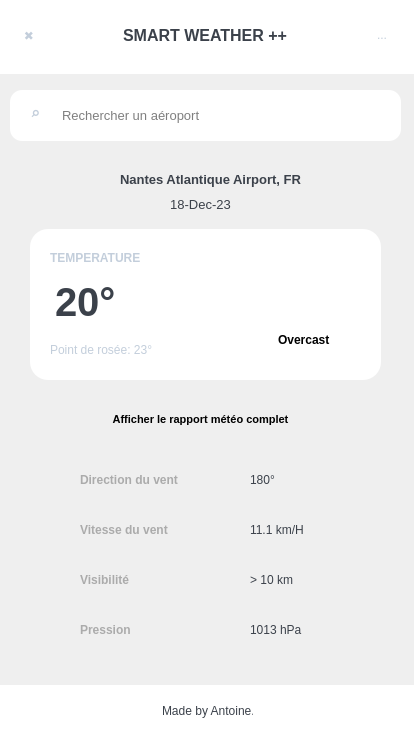
<?xml version="1.0" encoding="UTF-8"?>
<ui version="4.0">
 <class>MainWindow</class>
 <widget class="QMainWindow" name="MainWindow">
  <property name="geometry">
   <rect>
    <x>0</x>
    <y>0</y>
    <width>414</width>
    <height>736</height>
   </rect>
  </property>
  <property name="minimumSize">
   <size>
    <width>414</width>
    <height>736</height>
   </size>
  </property>
  <property name="maximumSize">
   <size>
    <width>414</width>
    <height>736</height>
   </size>
  </property>
  <property name="windowTitle">
   <string>MainWindow</string>
  </property>
  <widget class="QWidget" name="centralwidget">
   <widget class="QWidget" name="widget_header" native="true">
    <property name="geometry">
     <rect>
      <x>0</x>
      <y>0</y>
      <width>414</width>
      <height>74</height>
     </rect>
    </property>
    <property name="styleSheet">
     <string notr="true">background-color: rgb(255, 255, 255);</string>
    </property>
    <widget class="QWidget" name="horizontalLayoutWidget_2">
     <property name="geometry">
      <rect>
       <x>0</x>
       <y>0</y>
       <width>411</width>
       <height>71</height>
      </rect>
     </property>
     <layout class="QHBoxLayout" name="horizontalLayout_2">
      <property name="spacing">
       <number>65</number>
      </property>
      <item>
       <widget class="QPushButton" name="buttonClose">
        <property name="styleSheet">
         <string notr="true">#buttonClose {
        color: rgb(195, 206, 219);
        background-color: white;
        border-style: inset;
        font: 700 12pt &quot;System&quot;;
}
#buttonClose:hover {
        color: rgb(157, 157, 157);
}</string>
        </property>
        <property name="text">
         <string>✖</string>
        </property>
        <property name="checkable">
         <bool>false</bool>
        </property>
       </widget>
      </item>
      <item>
       <widget class="QLabel" name="label_2">
        <property name="font">
         <font>
          <family>Arial</family>
          <pointsize>12</pointsize>
          <italic>false</italic>
          <bold>true</bold>
         </font>
        </property>
        <property name="styleSheet">
         <string notr="true">font: 700 12pt &quot;Arial&quot;;
color: rgb(59, 65, 74);</string>
        </property>
        <property name="text">
         <string>SMART WEATHER ++</string>
        </property>
       </widget>
      </item>
      <item>
       <widget class="QPushButton" name="buttonLicence">
        <property name="styleSheet">
         <string notr="true">#buttonLicence {
        color: rgb(195, 206, 219);
        border-style: inset;
        background-color: rgb(255, 255, 255);
        font: 700 15pt &quot;System&quot;;
}

#buttonLicence:hover {
        color: rgb(157, 157, 157);
}</string>
        </property>
        <property name="text">
         <string>...</string>
        </property>
       </widget>
      </item>
     </layout>
    </widget>
   </widget>
   <widget class="QWidget" name="widget_bottom" native="true">
    <property name="geometry">
     <rect>
      <x>0</x>
      <y>685</y>
      <width>414</width>
      <height>51</height>
     </rect>
    </property>
    <property name="styleSheet">
     <string notr="true">background-color: rgb(255, 255, 255);</string>
    </property>
    <widget class="QLabel" name="label_3">
     <property name="enabled">
      <bool>true</bool>
     </property>
     <property name="geometry">
      <rect>
       <x>162</x>
       <y>10</y>
       <width>91</width>
       <height>31</height>
      </rect>
     </property>
     <property name="sizePolicy">
      <sizepolicy hsizetype="Preferred" vsizetype="Preferred">
       <horstretch>0</horstretch>
       <verstretch>0</verstretch>
      </sizepolicy>
     </property>
     <property name="layoutDirection">
      <enum>Qt::LeftToRight</enum>
     </property>
     <property name="autoFillBackground">
      <bool>false</bool>
     </property>
     <property name="styleSheet">
      <string notr="true">font: 9pt &quot;Arial&quot;;
color: rgb(59, 65, 74);</string>
     </property>
     <property name="text">
      <string>Made by Antoine.</string>
     </property>
    </widget>
   </widget>
   <widget class="QWidget" name="widget_search_bar" native="true">
    <property name="geometry">
     <rect>
      <x>10</x>
      <y>90</y>
      <width>391</width>
      <height>51</height>
     </rect>
    </property>
    <property name="font">
     <font>
      <family>Arial</family>
      <pointsize>20</pointsize>
     </font>
    </property>
    <property name="styleSheet">
     <string notr="true">background-color: rgb(255, 255, 255);
border-radius: 12px;</string>
    </property>
    <widget class="QLineEdit" name="searchAirport">
     <property name="geometry">
      <rect>
       <x>50</x>
       <y>0</y>
       <width>311</width>
       <height>51</height>
      </rect>
     </property>
     <property name="font">
      <font>
       <family>Arial</family>
       <pointsize>10</pointsize>
       <bold>false</bold>
      </font>
     </property>
     <property name="styleSheet">
      <string notr="true">border: none;</string>
     </property>
     <property name="placeholderText">
      <string>Rechercher un aéroport</string>
     </property>
    </widget>
    <widget class="QPushButton" name="buttonSearch">
     <property name="geometry">
      <rect>
       <x>10</x>
       <y>8</y>
       <width>31</width>
       <height>31</height>
      </rect>
     </property>
     <property name="font">
      <font>
       <family>Segoe UI</family>
       <pointsize>13</pointsize>
       <bold>true</bold>
      </font>
     </property>
     <property name="styleSheet">
      <string notr="true">#buttonSearch {
        color: rgb(195, 206, 219);
        background-color: white;
        border-style: inset;
}

#buttonSearch:hover {
        color: rgb(157, 157, 157);
}</string>
     </property>
     <property name="text">
      <string>⌕</string>
     </property>
    </widget>
   </widget>
   <widget class="QWidget" name="widget_infos" native="true">
    <property name="geometry">
     <rect>
      <x>0</x>
      <y>149</y>
      <width>414</width>
      <height>531</height>
     </rect>
    </property>
    <widget class="QLabel" name="nameAirport">
     <property name="geometry">
      <rect>
       <x>20</x>
       <y>15</y>
       <width>381</width>
       <height>31</height>
      </rect>
     </property>
     <property name="font">
      <font>
       <family>Arial</family>
       <pointsize>10</pointsize>
       <italic>false</italic>
       <bold>true</bold>
      </font>
     </property>
     <property name="styleSheet">
      <string notr="true">font: 700 10pt &quot;Arial&quot;;
color: rgb(59, 65, 74);</string>
     </property>
     <property name="text">
      <string>Nantes Atlantique Airport, FR</string>
     </property>
     <property name="alignment">
      <set>Qt::AlignCenter</set>
     </property>
    </widget>
    <widget class="QLabel" name="date">
     <property name="geometry">
      <rect>
       <x>170</x>
       <y>40</y>
       <width>61</width>
       <height>31</height>
      </rect>
     </property>
     <property name="sizePolicy">
      <sizepolicy hsizetype="Preferred" vsizetype="Preferred">
       <horstretch>0</horstretch>
       <verstretch>0</verstretch>
      </sizepolicy>
     </property>
     <property name="font">
      <font>
       <family>Arial</family>
       <pointsize>10</pointsize>
       <italic>false</italic>
       <fontweight>Medium</fontweight>
      </font>
     </property>
     <property name="styleSheet">
      <string notr="true">font: 500 10pt &quot;Arial&quot;;
color: rgb(59, 65, 74);</string>
     </property>
     <property name="text">
      <string>18-Dec-23</string>
     </property>
     <property name="alignment">
      <set>Qt::AlignCenter</set>
     </property>
    </widget>
    <widget class="QWidget" name="widget_meteo" native="true">
     <property name="geometry">
      <rect>
       <x>30</x>
       <y>80</y>
       <width>351</width>
       <height>151</height>
      </rect>
     </property>
     <property name="styleSheet">
      <string notr="true">background-color: rgb(255, 255, 255);
border-radius: 18px;</string>
     </property>
     <widget class="QLabel" name="label_4">
      <property name="enabled">
       <bool>true</bool>
      </property>
      <property name="geometry">
       <rect>
        <x>20</x>
        <y>18</y>
        <width>91</width>
        <height>21</height>
       </rect>
      </property>
      <property name="sizePolicy">
       <sizepolicy hsizetype="Preferred" vsizetype="Preferred">
        <horstretch>0</horstretch>
        <verstretch>0</verstretch>
       </sizepolicy>
      </property>
      <property name="font">
       <font>
        <family>Arial</family>
        <pointsize>9</pointsize>
        <italic>false</italic>
        <bold>true</bold>
       </font>
      </property>
      <property name="layoutDirection">
       <enum>Qt::LeftToRight</enum>
      </property>
      <property name="autoFillBackground">
       <bool>false</bool>
      </property>
      <property name="styleSheet">
       <string notr="true">font: 700 9pt &quot;Arial&quot;;
color: rgb(195, 206, 219);
</string>
      </property>
      <property name="text">
       <string>TEMPERATURE</string>
      </property>
     </widget>
     <widget class="QLabel" name="temperature">
      <property name="geometry">
       <rect>
        <x>25</x>
        <y>38</y>
        <width>91</width>
        <height>69</height>
       </rect>
      </property>
      <property name="font">
       <font>
        <family>Arial</family>
        <pointsize>30</pointsize>
        <italic>false</italic>
        <bold>true</bold>
       </font>
      </property>
      <property name="styleSheet">
       <string notr="true">font: 700 30pt &quot;Arial&quot;;
color: rgb(59, 65, 74);</string>
      </property>
      <property name="text">
       <string>20°</string>
      </property>
     </widget>
     <widget class="QLabel" name="drew_point">
      <property name="enabled">
       <bool>true</bool>
      </property>
      <property name="geometry">
       <rect>
        <x>20</x>
        <y>110</y>
        <width>121</width>
        <height>21</height>
       </rect>
      </property>
      <property name="sizePolicy">
       <sizepolicy hsizetype="Preferred" vsizetype="Preferred">
        <horstretch>0</horstretch>
        <verstretch>0</verstretch>
       </sizepolicy>
      </property>
      <property name="font">
       <font>
        <family>Arial</family>
        <pointsize>9</pointsize>
        <italic>false</italic>
        <fontweight>Medium</fontweight>
       </font>
      </property>
      <property name="layoutDirection">
       <enum>Qt::LeftToRight</enum>
      </property>
      <property name="autoFillBackground">
       <bool>false</bool>
      </property>
      <property name="styleSheet">
       <string notr="true">font: 500 9pt &quot;Arial&quot;;
color: rgb(195, 206, 219);
</string>
      </property>
      <property name="text">
       <string>Point de rosée: 23°</string>
      </property>
     </widget>
     <widget class="QLabel" name="cloud">
      <property name="enabled">
       <bool>true</bool>
      </property>
      <property name="geometry">
       <rect>
        <x>248</x>
        <y>100</y>
        <width>61</width>
        <height>21</height>
       </rect>
      </property>
      <property name="sizePolicy">
       <sizepolicy hsizetype="Preferred" vsizetype="Preferred">
        <horstretch>0</horstretch>
        <verstretch>0</verstretch>
       </sizepolicy>
      </property>
      <property name="font">
       <font>
        <family>Arial</family>
        <pointsize>9</pointsize>
        <italic>false</italic>
        <bold>true</bold>
       </font>
      </property>
      <property name="layoutDirection">
       <enum>Qt::LeftToRight</enum>
      </property>
      <property name="autoFillBackground">
       <bool>false</bool>
      </property>
      <property name="styleSheet">
       <string notr="true">font: 700 9pt &quot;Arial&quot;;
color: rgb(0, 0, 0);</string>
      </property>
      <property name="text">
       <string>Overcast</string>
      </property>
     </widget>
     <widget class="QLabel" name="cloudImage">
      <property name="enabled">
       <bool>true</bool>
      </property>
      <property name="geometry">
       <rect>
        <x>250</x>
        <y>30</y>
        <width>81</width>
        <height>71</height>
       </rect>
      </property>
      <property name="sizePolicy">
       <sizepolicy hsizetype="Preferred" vsizetype="Preferred">
        <horstretch>0</horstretch>
        <verstretch>0</verstretch>
       </sizepolicy>
      </property>
      <property name="font">
       <font>
        <family>Arial</family>
        <pointsize>9</pointsize>
        <italic>false</italic>
        <bold>true</bold>
       </font>
      </property>
      <property name="layoutDirection">
       <enum>Qt::LeftToRight</enum>
      </property>
      <property name="autoFillBackground">
       <bool>false</bool>
      </property>
      <property name="styleSheet">
       <string notr="true">font: 700 9pt &quot;Arial&quot;;
color: rgb(0, 0, 0);</string>
      </property>
      <property name="text">
       <string/>
      </property>
     </widget>
    </widget>
    <widget class="QLabel" name="link_to_full_report">
     <property name="enabled">
      <bool>true</bool>
     </property>
     <property name="geometry">
      <rect>
       <x>100</x>
       <y>260</y>
       <width>201</width>
       <height>21</height>
      </rect>
     </property>
     <property name="sizePolicy">
      <sizepolicy hsizetype="Preferred" vsizetype="Preferred">
       <horstretch>0</horstretch>
       <verstretch>0</verstretch>
      </sizepolicy>
     </property>
     <property name="font">
      <font>
       <family>Arial</family>
       <pointsize>8</pointsize>
       <italic>false</italic>
       <bold>true</bold>
       <underline>false</underline>
       <strikeout>false</strikeout>
      </font>
     </property>
     <property name="layoutDirection">
      <enum>Qt::LeftToRight</enum>
     </property>
     <property name="autoFillBackground">
      <bool>false</bool>
     </property>
     <property name="text">
      <string>Afficher le rapport météo complet</string>
     </property>
     <property name="alignment">
      <set>Qt::AlignCenter</set>
     </property>
     <property name="openExternalLinks">
      <bool>true</bool>
     </property>
     <property name="textInteractionFlags">
      <set>Qt::LinksAccessibleByMouse</set>
     </property>
    </widget>
    <widget class="QLabel" name="label_6">
     <property name="enabled">
      <bool>true</bool>
     </property>
     <property name="geometry">
      <rect>
       <x>80</x>
       <y>320</y>
       <width>141</width>
       <height>21</height>
      </rect>
     </property>
     <property name="sizePolicy">
      <sizepolicy hsizetype="Preferred" vsizetype="Preferred">
       <horstretch>0</horstretch>
       <verstretch>0</verstretch>
      </sizepolicy>
     </property>
     <property name="font">
      <font>
       <family>Arial</family>
       <pointsize>9</pointsize>
       <italic>false</italic>
       <bold>true</bold>
      </font>
     </property>
     <property name="layoutDirection">
      <enum>Qt::LeftToRight</enum>
     </property>
     <property name="autoFillBackground">
      <bool>false</bool>
     </property>
     <property name="styleSheet">
      <string notr="true">font: 700 9pt &quot;Arial&quot;;
color: rgb(171, 171, 171);
</string>
     </property>
     <property name="text">
      <string>Direction du vent</string>
     </property>
    </widget>
    <widget class="QLabel" name="label_7">
     <property name="enabled">
      <bool>true</bool>
     </property>
     <property name="geometry">
      <rect>
       <x>80</x>
       <y>370</y>
       <width>141</width>
       <height>21</height>
      </rect>
     </property>
     <property name="sizePolicy">
      <sizepolicy hsizetype="Preferred" vsizetype="Preferred">
       <horstretch>0</horstretch>
       <verstretch>0</verstretch>
      </sizepolicy>
     </property>
     <property name="font">
      <font>
       <family>Arial</family>
       <pointsize>9</pointsize>
       <italic>false</italic>
       <bold>true</bold>
      </font>
     </property>
     <property name="layoutDirection">
      <enum>Qt::LeftToRight</enum>
     </property>
     <property name="autoFillBackground">
      <bool>false</bool>
     </property>
     <property name="styleSheet">
      <string notr="true">font: 700 9pt &quot;Arial&quot;;
color: rgb(171, 171, 171);
</string>
     </property>
     <property name="text">
      <string>Vitesse du vent</string>
     </property>
    </widget>
    <widget class="QLabel" name="label_8">
     <property name="enabled">
      <bool>true</bool>
     </property>
     <property name="geometry">
      <rect>
       <x>80</x>
       <y>420</y>
       <width>141</width>
       <height>21</height>
      </rect>
     </property>
     <property name="sizePolicy">
      <sizepolicy hsizetype="Preferred" vsizetype="Preferred">
       <horstretch>0</horstretch>
       <verstretch>0</verstretch>
      </sizepolicy>
     </property>
     <property name="font">
      <font>
       <family>Arial</family>
       <pointsize>9</pointsize>
       <italic>false</italic>
       <bold>true</bold>
      </font>
     </property>
     <property name="layoutDirection">
      <enum>Qt::LeftToRight</enum>
     </property>
     <property name="autoFillBackground">
      <bool>false</bool>
     </property>
     <property name="styleSheet">
      <string notr="true">font: 700 9pt &quot;Arial&quot;;
color: rgb(171, 171, 171);
</string>
     </property>
     <property name="text">
      <string>Visibilité</string>
     </property>
    </widget>
    <widget class="QLabel" name="label_9">
     <property name="enabled">
      <bool>true</bool>
     </property>
     <property name="geometry">
      <rect>
       <x>80</x>
       <y>470</y>
       <width>141</width>
       <height>21</height>
      </rect>
     </property>
     <property name="sizePolicy">
      <sizepolicy hsizetype="Preferred" vsizetype="Preferred">
       <horstretch>0</horstretch>
       <verstretch>0</verstretch>
      </sizepolicy>
     </property>
     <property name="font">
      <font>
       <family>Arial</family>
       <pointsize>9</pointsize>
       <italic>false</italic>
       <bold>true</bold>
      </font>
     </property>
     <property name="layoutDirection">
      <enum>Qt::LeftToRight</enum>
     </property>
     <property name="autoFillBackground">
      <bool>false</bool>
     </property>
     <property name="styleSheet">
      <string notr="true">font: 700 9pt &quot;Arial&quot;;
color: rgb(171, 171, 171);
</string>
     </property>
     <property name="text">
      <string>Pression</string>
     </property>
    </widget>
    <widget class="QLabel" name="windDir">
     <property name="enabled">
      <bool>true</bool>
     </property>
     <property name="geometry">
      <rect>
       <x>250</x>
       <y>320</y>
       <width>41</width>
       <height>21</height>
      </rect>
     </property>
     <property name="sizePolicy">
      <sizepolicy hsizetype="Preferred" vsizetype="Preferred">
       <horstretch>0</horstretch>
       <verstretch>0</verstretch>
      </sizepolicy>
     </property>
     <property name="font">
      <font>
       <family>Arial</family>
       <pointsize>9</pointsize>
       <italic>false</italic>
       <fontweight>Black</fontweight>
      </font>
     </property>
     <property name="layoutDirection">
      <enum>Qt::LeftToRight</enum>
     </property>
     <property name="autoFillBackground">
      <bool>false</bool>
     </property>
     <property name="styleSheet">
      <string notr="true">font: 900 9pt &quot;Arial&quot;;
color: rgb(59, 65, 74);
</string>
     </property>
     <property name="text">
      <string>180°</string>
     </property>
    </widget>
    <widget class="QLabel" name="windSpeed">
     <property name="enabled">
      <bool>true</bool>
     </property>
     <property name="geometry">
      <rect>
       <x>250</x>
       <y>370</y>
       <width>121</width>
       <height>21</height>
      </rect>
     </property>
     <property name="sizePolicy">
      <sizepolicy hsizetype="Preferred" vsizetype="Preferred">
       <horstretch>0</horstretch>
       <verstretch>0</verstretch>
      </sizepolicy>
     </property>
     <property name="font">
      <font>
       <family>Arial</family>
       <pointsize>9</pointsize>
       <italic>false</italic>
       <fontweight>Black</fontweight>
      </font>
     </property>
     <property name="layoutDirection">
      <enum>Qt::LeftToRight</enum>
     </property>
     <property name="autoFillBackground">
      <bool>false</bool>
     </property>
     <property name="styleSheet">
      <string notr="true">font: 900 9pt &quot;Arial&quot;;
color: rgb(59, 65, 74);
</string>
     </property>
     <property name="text">
      <string>11.1 km/H</string>
     </property>
    </widget>
    <widget class="QLabel" name="visibility">
     <property name="enabled">
      <bool>true</bool>
     </property>
     <property name="geometry">
      <rect>
       <x>250</x>
       <y>420</y>
       <width>121</width>
       <height>21</height>
      </rect>
     </property>
     <property name="sizePolicy">
      <sizepolicy hsizetype="Preferred" vsizetype="Preferred">
       <horstretch>0</horstretch>
       <verstretch>0</verstretch>
      </sizepolicy>
     </property>
     <property name="font">
      <font>
       <family>Arial</family>
       <pointsize>9</pointsize>
       <italic>false</italic>
       <fontweight>Black</fontweight>
      </font>
     </property>
     <property name="layoutDirection">
      <enum>Qt::LeftToRight</enum>
     </property>
     <property name="autoFillBackground">
      <bool>false</bool>
     </property>
     <property name="styleSheet">
      <string notr="true">font: 900 9pt &quot;Arial&quot;;
color: rgb(59, 65, 74);
</string>
     </property>
     <property name="text">
      <string>&gt; 10 km</string>
     </property>
    </widget>
    <widget class="QLabel" name="pressure">
     <property name="enabled">
      <bool>true</bool>
     </property>
     <property name="geometry">
      <rect>
       <x>250</x>
       <y>470</y>
       <width>121</width>
       <height>21</height>
      </rect>
     </property>
     <property name="sizePolicy">
      <sizepolicy hsizetype="Preferred" vsizetype="Preferred">
       <horstretch>0</horstretch>
       <verstretch>0</verstretch>
      </sizepolicy>
     </property>
     <property name="font">
      <font>
       <family>Arial</family>
       <pointsize>9</pointsize>
       <italic>false</italic>
       <fontweight>Black</fontweight>
      </font>
     </property>
     <property name="layoutDirection">
      <enum>Qt::LeftToRight</enum>
     </property>
     <property name="autoFillBackground">
      <bool>false</bool>
     </property>
     <property name="styleSheet">
      <string notr="true">font: 900 9pt &quot;Arial&quot;;
color: rgb(59, 65, 74);
</string>
     </property>
     <property name="text">
      <string>1013 hPa</string>
     </property>
    </widget>
   </widget>
  </widget>
 </widget>
 <resources/>
 <connections/>
</ui>
